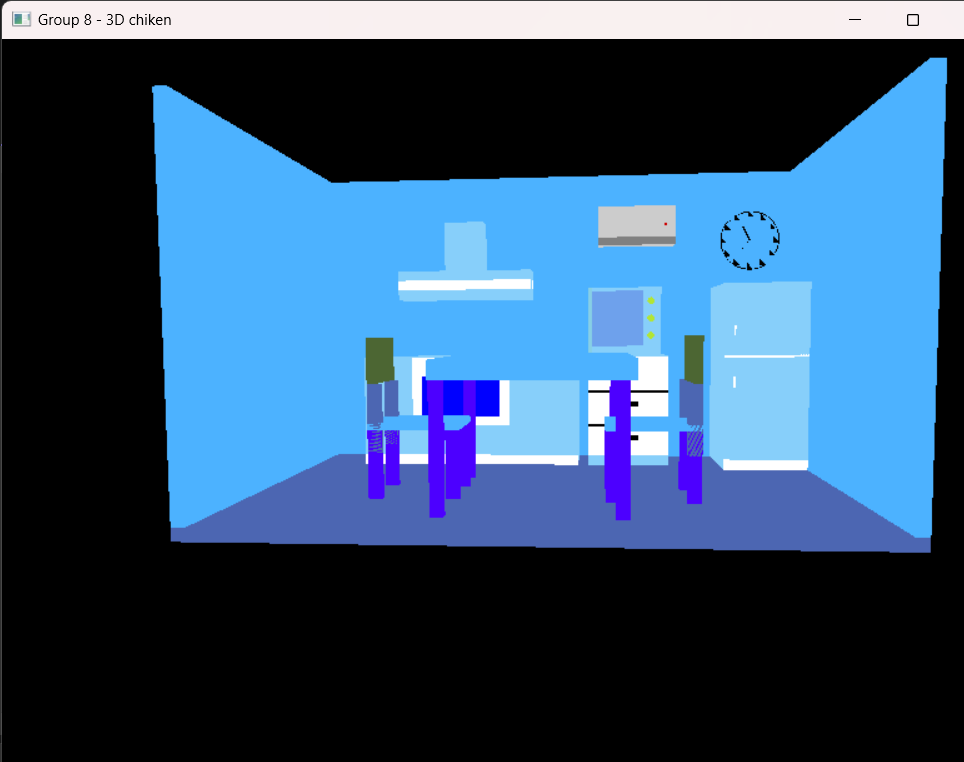
#> input picture Bai2/anh.png, 964 x 762 px
$ python Main.py   (older library calls are emulated)
#> lines starting #> are read from the running program, lines starting #| are printed output that depends on the picture
import cv2
import numpy as np
import matplotlib.pyplot as plt

# Đọc ảnh
image = cv2.imread('anh.png', cv2.IMREAD_GRAYSCALE)
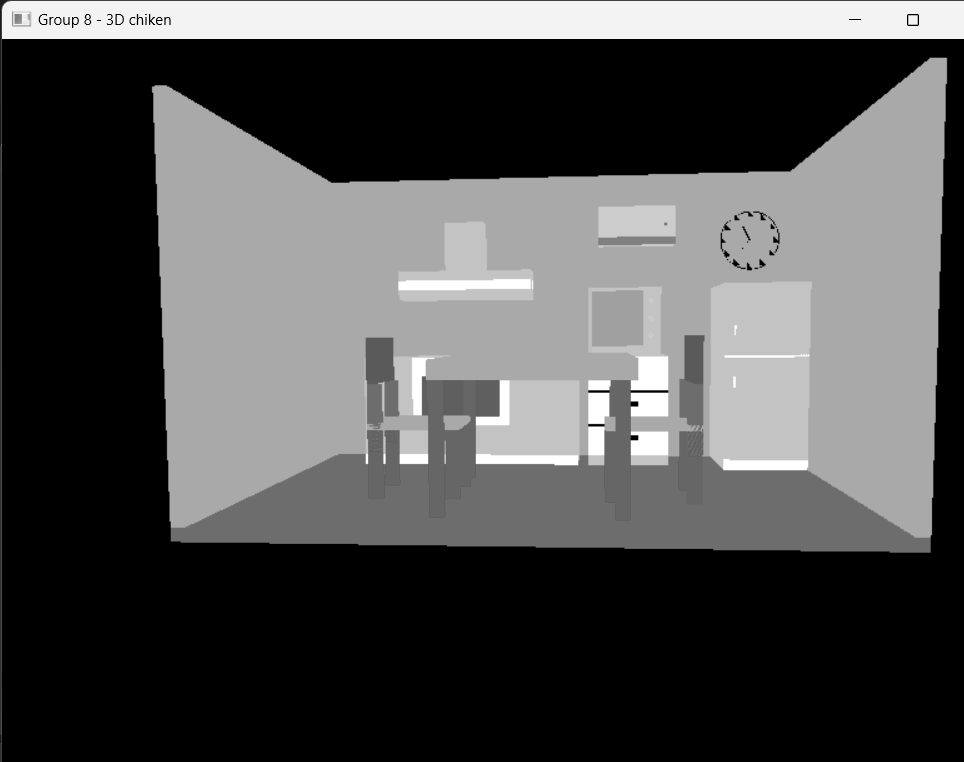
#> image: shape (762, 964); min 0, max 255, mean 78.9

# Khai báo toán tử Sobel
sobel_x = np.array([[-1, 0, 1],
                    [-2, 0, 2],
                    [-1, 0, 1]])

sobel_y = np.array([[1, 2, 1],
                    [0, 0, 0],
                    [-1, -2, -1]])

# Dò biên bằng toán tử Sobel
gradient_x = cv2.filter2D(image, cv2.CV_64F, sobel_x)
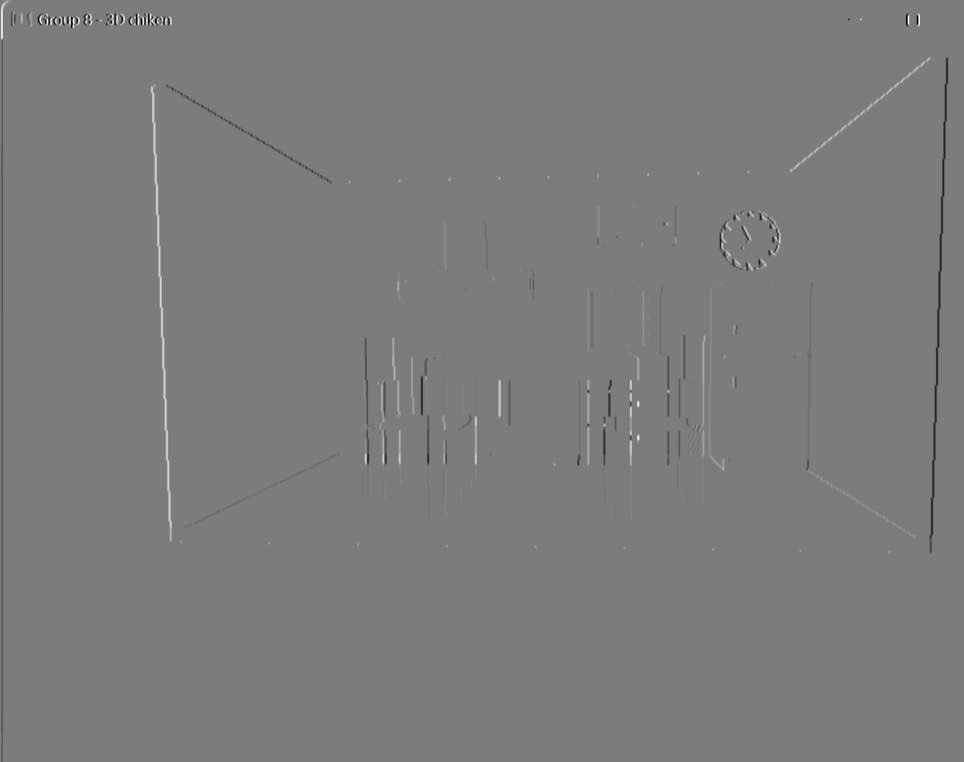
#> gradient_x: shape (762, 964) float64; min -972, max 1020, mean -0.4; drawn with min black and max white
gradient_y = cv2.filter2D(image, cv2.CV_64F, sobel_y)
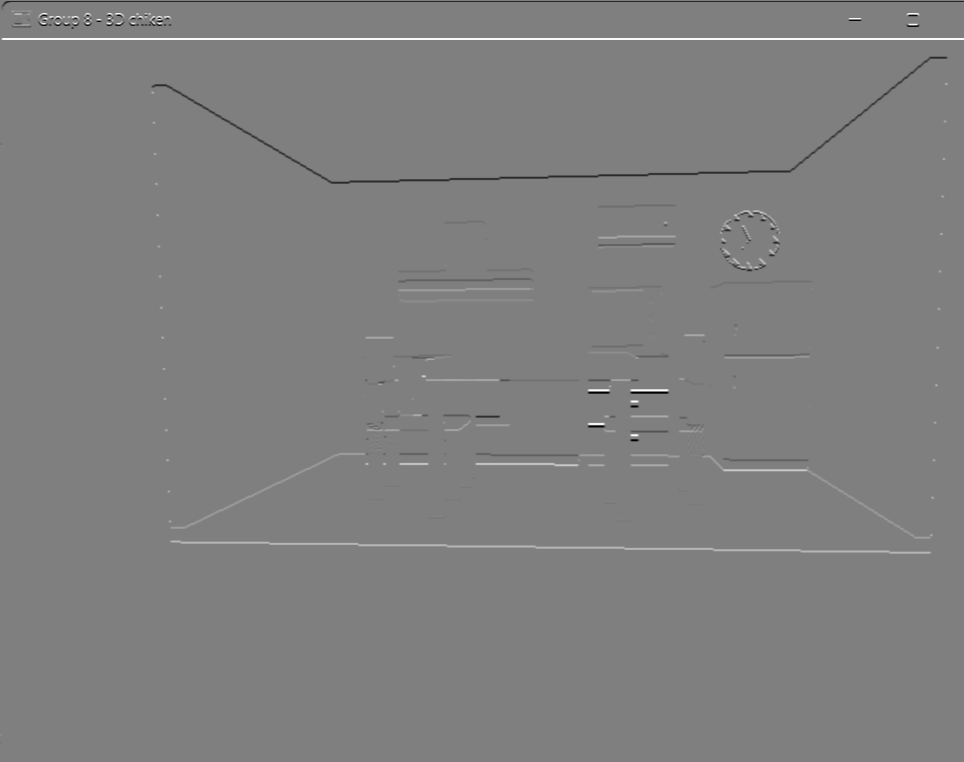
#> gradient_y: shape (762, 964) float64; min -1020, max 1020, mean 1.6; drawn with min black and max white
sobel_magnitude = np.sqrt(gradient_x**2 + gradient_y**2)
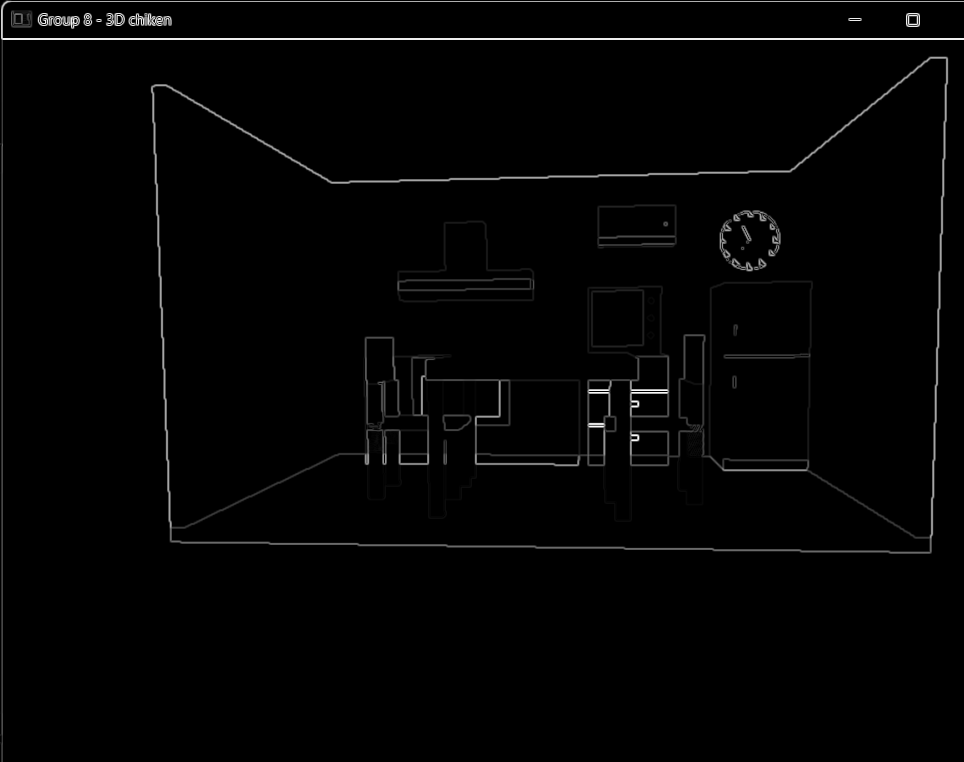
#> sobel_magnitude: shape (762, 964) float64; min 0, max 1040.8, mean 14.2; drawn with min black and max white

# Khai báo kernel Laplace Gaussian
def laplacian_of_gaussian(sigma):
#> called with sigma = 1
    size = int(2 * (np.ceil(3 * sigma)) + 1)
    log_kernel = np.zeros((size, size))
    mean = size // 2
    for x in range(size):
        for y in range(size):
            x_val = x - mean
            y_val = y - mean
            log_kernel[x, y] = (1 / (np.pi * sigma**4)) * (sigma**2 - (x_val**2 + y_val**2)) * \
                               np.exp(- (x_val**2 + y_val**2) / (2 * sigma**2))
    return log_kernel

log_kernel = laplacian_of_gaussian(sigma=1.0)
laplacian = cv2.filter2D(image, cv2.CV_64F, log_kernel)
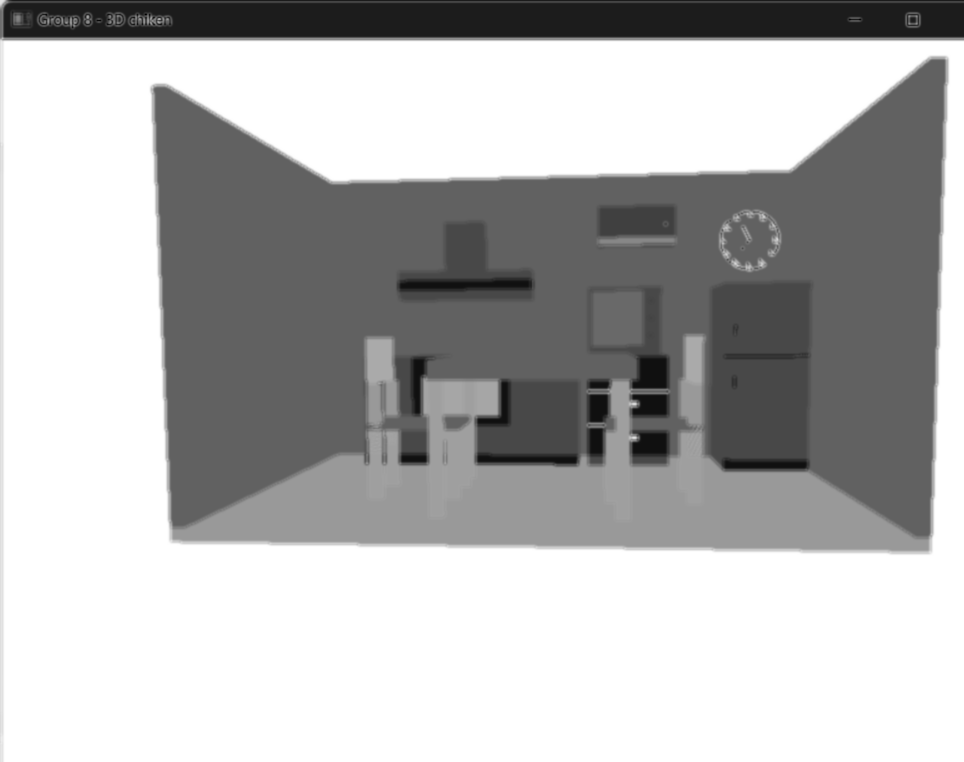
#> laplacian: shape (762, 964) float64; min -541.5, max 0, mean -156.7; drawn with min black and max white

# Hiển thị kết quả
plt.figure(figsize=(10, 8))

plt.subplot(2, 2, 1)
plt.title('Original Image')
plt.imshow(image, cmap='gray')
plt.axis('off')

plt.subplot(2, 2, 2)
plt.title('Sobel Magnitude')
plt.imshow(sobel_magnitude, cmap='gray')
plt.axis('off')

plt.subplot(2, 2, 3)
plt.title('Laplacian of Gaussian')
plt.imshow(laplacian, cmap='gray')
plt.axis('off')

plt.tight_layout()
plt.show()
